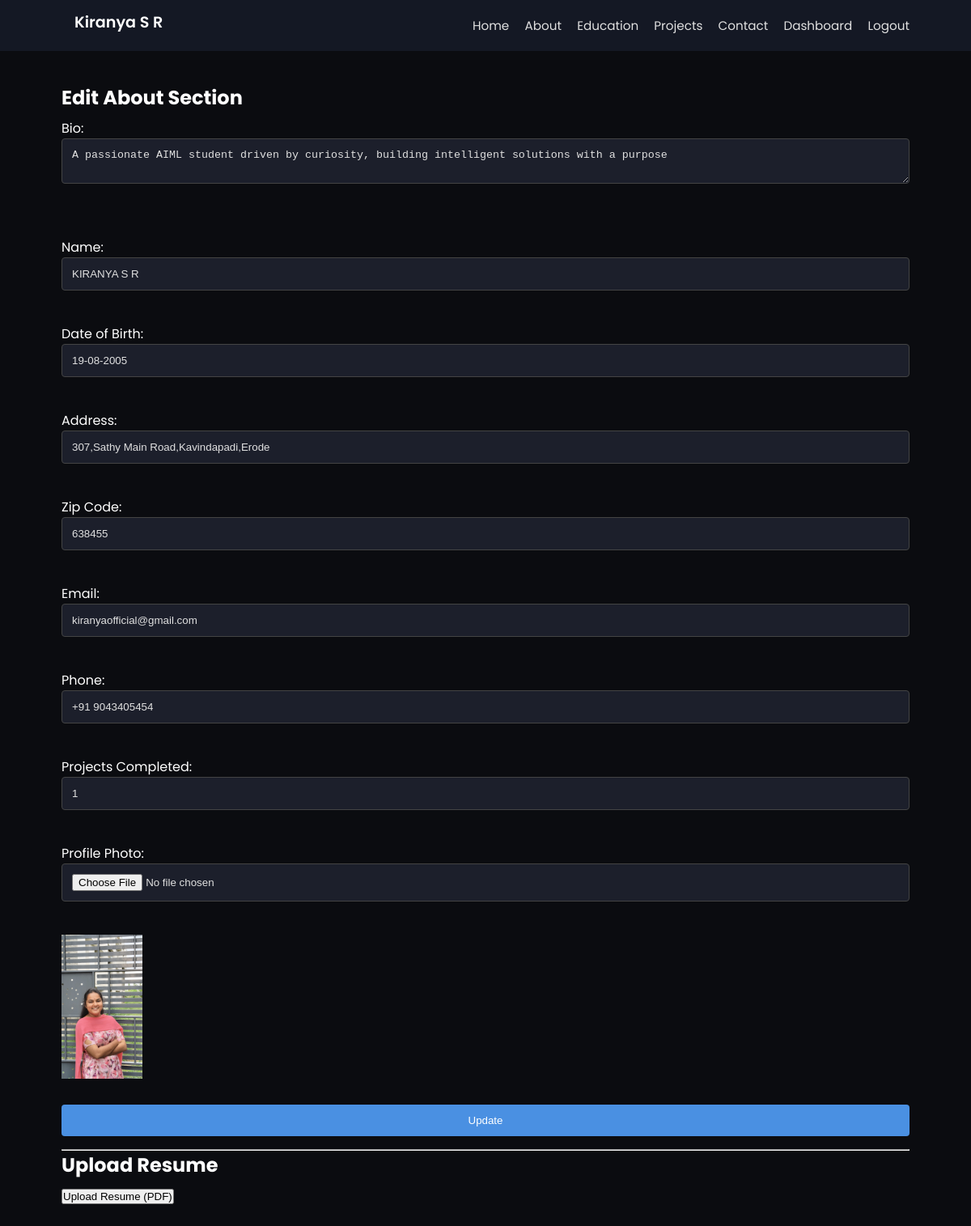
The page /admin/about/edit (signed in) on the database as committed earlier.
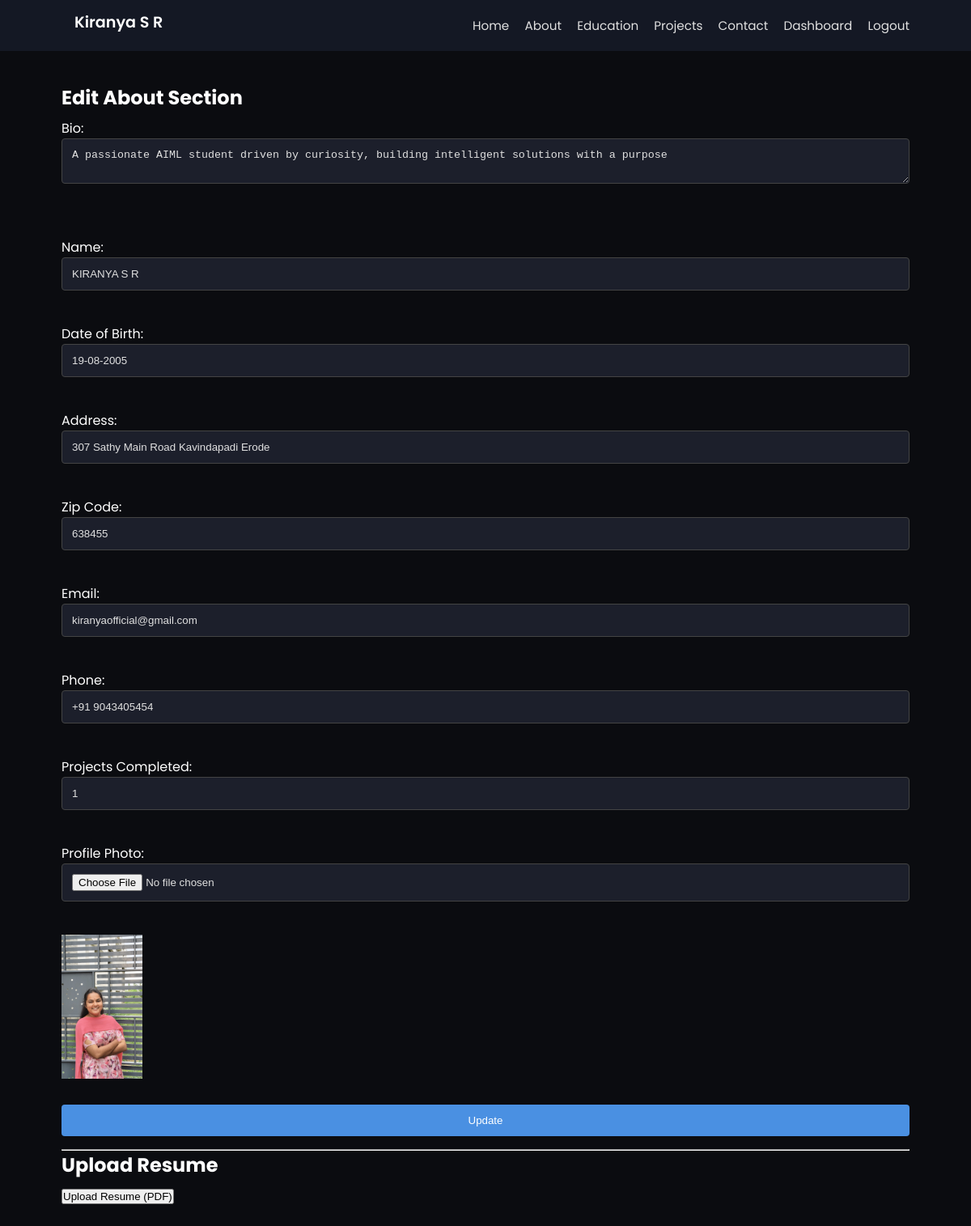
The same page on the database as committed later.
### tables this page shows
CREATE TABLE about (
    id INTEGER PRIMARY KEY,
    bio TEXT,
    name TEXT,
    dob TEXT,
    address TEXT,
    zip_code TEXT,
    email TEXT,
    phone TEXT,
    projects_completed INTEGER,
    photo TEXT,
    resume TEXT
);

### app.py (the view, shortened to what this page needs)
@app.route('/admin/about/edit', methods=['GET', 'POST'])
def edit_about():
    if not session.get('admin'):
        return redirect('/login')
    conn = get_db_connection()
    c = conn.cursor()
    c.execute('SELECT bio, name, dob, address, zip_code, email, phone, projects_completed, photo FROM about WHERE id=1')
    about = c.fetchone()
    conn.close()
    return render_template('edit_about.html', about={
        'bio': about[0], 'name': about[1], 'dob': about[2], 'address': about[3],
        'zip_code': about[4], 'email': about[5], 'phone': about[6],
        'projects_completed': about[7], 'photo': about[8]
    })

### app.py (called while the page is built)
def get_db_connection():
    return sqlite3.connect(DATABASE_PATH)

### templates/edit_about.html (shortened to what this page needs)
{% extends "layout.html" %}
{% block content %}
<h2>Edit About Section</h2>
<form method="POST" enctype="multipart/form-data">
  <label>Bio:</label><br>
  <textarea name="bio" required>{{ about.bio }}</textarea><br><br>
  <label>Name:</label><br>
  <input type="text" name="name" value="{{ about.name }}" required><br>
  <label>Date of Birth:</label><br>
  <input type="text" name="dob" value="{{ about.dob }}" required><br>
  <label>Address:</label><br>
  <input type="text" name="address" value="{{ about.address }}" required><br>
  <label>Zip Code:</label><br>
  <input type="text" name="zip_code" value="{{ about.zip_code }}" required><br>
  <label>Email:</label><br>
  <input type="email" name="email" value="{{ about.email }}" required><br>
  <label>Phone:</label><br>
  <input type="text" name="phone" value="{{ about.phone }}" required><br>
  <label>Projects Completed:</label><br>
  <input type="number" name="projects_completed" value="{{ about.projects_completed }}" required><br>
  <label>Profile Photo:</label><br>
  <input type="file" name="photo"><br>
  {% if about.photo %}
  <img src="{{ url_for('static', filename='images/' + about.photo) }}" width="100"><br><br>
  {% endif %}
  <button type="submit">Update</button>
</form>
<hr>
<h2>Upload Resume</h2>
<a href="{{ url_for('upload_resume') }}"><button>Upload Resume (PDF)</button></a>
{% endblock %}

Rows that differ between the two databases and show on the page:
changed about "KIRANYA S R": address "307,Sathy Main Road,Kavindapadi,Erode" → "307 Sathy Main Road Kavindapadi Erode"
